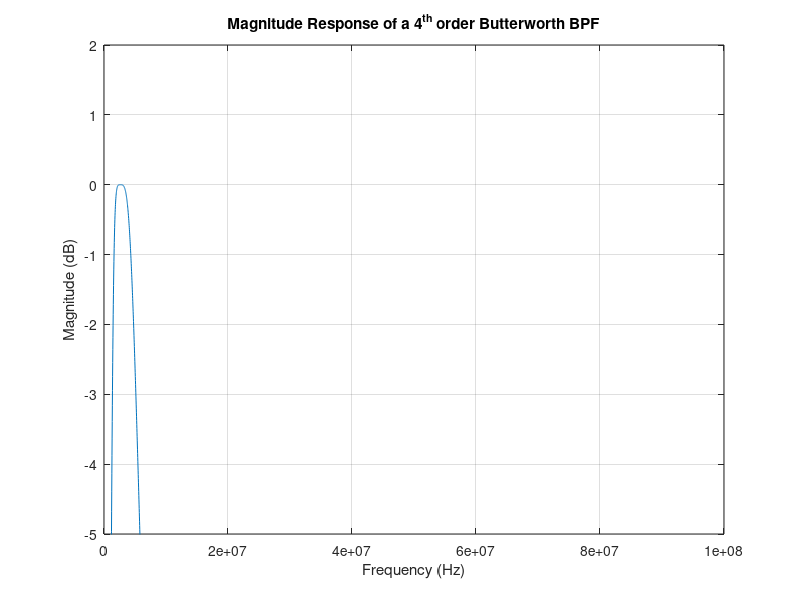
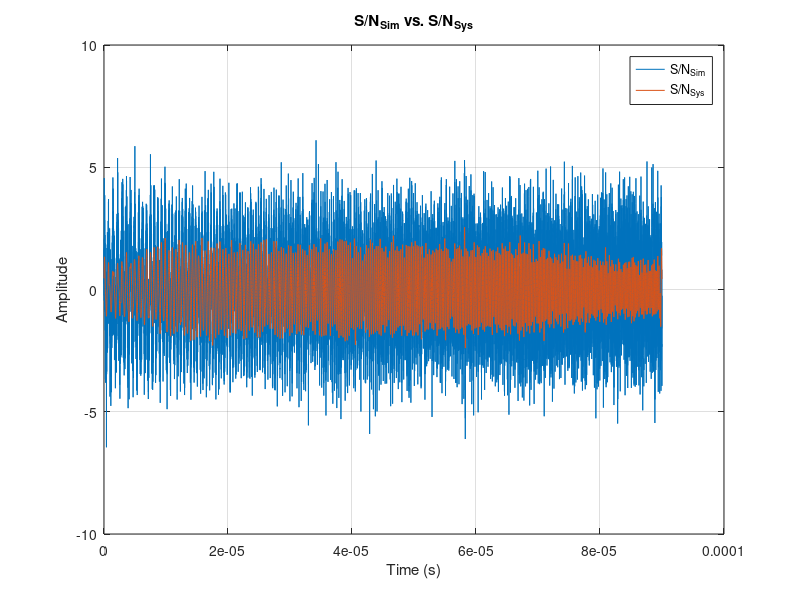
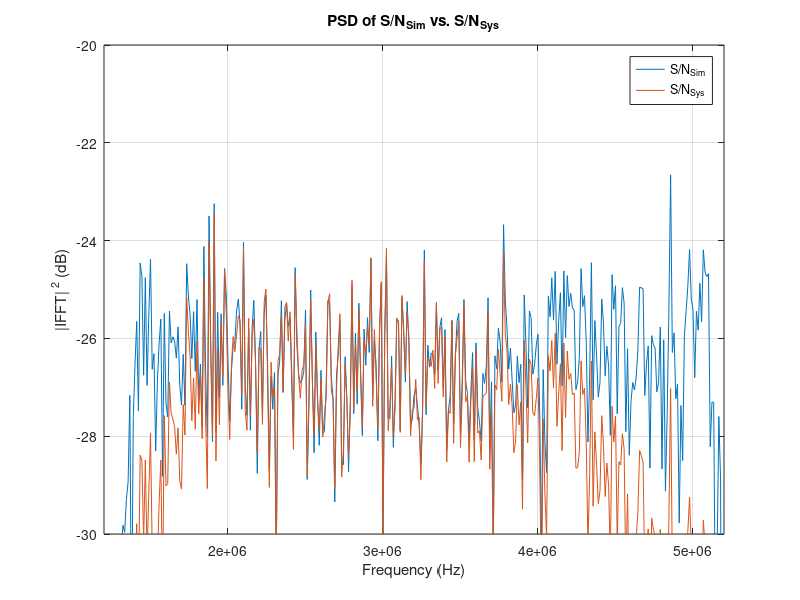

The MATLAB script that drew these images, in order:
%% Project #1: Simulated Filter Characterization
%
% This M-file is written to characterize the performace of basic MATLAB
% filtering operations and assessing their impact on simulated signals
% corrupted with AWGN.
%
% Inputs:
%   N/A
%
% Outputs:
%
% Dependancies:
%   Linear_FM_Gen.m
%
% Author:  2d Lt Taylor Bodin
% Class: Digital Communications I, EENG 669, Winter 2017
close all; clear; clc;
rng(20170111); %seed the RNG for reproducable results

%% Task 1: Determine Bandwidths of Interest

%%% Generate the Linear FM Signal (s(t)_Sim)
load lfm_sig.mat;

%%% Diagnostic Plot to Find Indices of Interest
% plot(10*log10(NormSpec(1:length(fplot))));
% set(gca,'YLim',[-20 2])
% grid
% xlabel ('Index')
% ylabel ('|IFFT|^{ 2} (dB)')

%%% 1.A.i: -3.0 dB Bandwidth Based on Center Frequency Power

% Setup Variables
index_CarFrq = floor(CarFrq/delf) + 1; % Carrier frequency is the middle of the signal
power_CarFrq = 10*log10(NormSpec(index_CarFrq));

% find the 3.0 and 10.0 dB down levels
down_3db = power_CarFrq - 3.0; % -4.3526 dB
down_10db = power_CarFrq - 10.0; % -11.3526 dB

% Graphically determined interpolation points for each level
lfm_low_3db = 10*log10(NormSpec(123:124)); 
lfm_high_3db = 10*log10(NormSpec(463:464));

lfm_low_10db = 10*log10(NormSpec(112:113)); 
lfm_high_10db = 10*log10(NormSpec(475:476));

% 3 dB
f_3db_low = interp1(lfm_low_3db, fplot(123:124),down_3db);
f_3db_high = interp1(lfm_high_3db, fplot(463:464),down_3db);
bw_3db = f_3db_high - f_3db_low;

% 10 dB
f_10db_low = interp1(lfm_low_10db, fplot(112:113),down_10db);
f_10db_high = interp1(lfm_high_10db, fplot(475:476),down_10db);
bw_10db = f_10db_high - f_10db_low;

%%% 1.C: Bandwidth Containing ALL of the Simulated LFM signal power
bw_all = fplot(end)-fplot(1);

%%% 1.D: Average LFM Signal Power Contained in W_{-3.0dB} and W_{-10.0dB}

% W_3db Average Power
index_3db_low = 123;
index_3db_high = 464;
power_3db_bw = sum(LFMpsd(index_3db_low:index_3db_high));

% W_10db Average Power
index_10db_low = 112;
index_10db_high = 476;
power_10db_bw = sum(LFMpsd(index_10db_low:index_10db_high));

%% Task 2: Generate Realizations of AWGN

%%% Generate n_{AWGN}(t) and (S/N)_{Sim} with SNR in [-10.0 0.5 10.0] 
coeff_noise_db = -10:.5:10;
coeff_noise = 10.^(coeff_noise_db/10);

agwn = randn(1,length(LFMsig));
agwn = sqrt(coeff_noise*Pave)'*agwn;
sn_sim = agwn(1:end,:)+LFMsig;

%%% 2.A: Verify the SNR of (S/N)_{Sim}
power_ave_time_agwn = var(agwn,0,2) + mean(agwn,2).^2;

snr_sim = Pave./power_ave_time_agwn;
snr_sim_db = 10*log10(snr_sim);

%%% 2.B: Determine Bandwidth Containing ALL of the Simulated Noise Power
fft_pts = 2^nextpow2(length(agwn(1,:)));

psd_agwn = abs(fft(agwn,fft_pts,2)/length(agwn(1,:))).^2;

power_ave_freq_agwn = sum(psd_agwn,2)/2;

%% Task 3: Filter (S/N)_Sim

%%% 3.A: Generate a Butterworth LPF of Order 4 with BW matching W_{-3.0dB}

[butter_b butter_a] = butter(2,[f_3db_low,f_3db_high]/(FSamp/2));

% plot the filter response to verify functionality

[mag_butter, f_butter] = freqz(butter_b, butter_a, 5000, FSamp);

figure(1) % Question about how you want to show this
plot(f_butter,20*log10(abs(mag_butter))); %Question about 20 vs 10
set(gca,'YLim',[-5 2])
grid
xlabel('Frequency (Hz)')
ylabel('Magnitude (dB)')
title('Magnitude Response of a 4^{th} order Butterworth BPF')

%%% 3.B: Filter the LFM Signal and (S/N)_{Sim} Realizations 

LFM_sig_filt = filtfilt(butter_b, butter_a, LFMsig);

for n=1:size(sn_sim,1)
        sn_sys(n,:) = filtfilt(butter_b, butter_a, sn_sim(n,:));
end

%%% 3.C: Plot (S/N)_{Sim} vs (S/N)_{Sys} in Time

figure(2)
plot(TimVec,sn_sim(21,:)); % 0.0 dB point
hold on
plot(TimVec,sn_sys(21,:));
grid
xlabel('Time (s)')
ylabel('Amplitude')
title('S/N_{Sim} vs. S/N_{Sys}')
legend(['S/N_{Sim}'; 'S/N_{Sys}'])
hold off

%%% 3.D: Plot (S/N)_{Sim} vs (S/N)_{Sys} in Freq

psd_sn_sim = abs(fft(sn_sim(21,:))/length(sn_sim(21,:))).^2;
psd_sn_sys = abs(fft(sn_sys(21,:))/length(sn_sys(21,:))).^2;

figure(3)
plot(fplot,10*log10(psd_sn_sim(1:length(fplot))));
hold on
plot(fplot,10*log10(psd_sn_sys(1:length(fplot))));
set(gca,'YLim',[-30 -20])
set(gca,'XLim',[1.2e6 5.2e6])
grid
xlabel ('Frequency (Hz)')
ylabel ('|IFFT|^{ 2} (dB)')
title('PSD of S/N_{Sim} vs. S/N_{Sys}')
legend(['S/N_{Sim}'; 'S/N_{Sys}'])
hold off

%%% 3.E: Plot LFM sig vs LFM sig filt

%% Task 4: Compare and Discuss the LFM time-domain at input and output

%%% 4.A Structure

%%% 4.B Power Characteristics

%%% 4.C Spectral Characteristics

%% Task 5: Compare and Discuss the time-domain noise at input and output

%%% 5.A Structure

%%% 5.B Power Characteristics

%%% 5.C Spectral Characteristics
